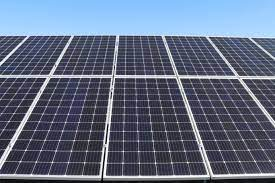
#> input picture Pictures/solar1.jpeg, 275 x 183 px; its folder holds 4 pictures in this run
$ python color_analyzer.py
#> lines starting #> are read from the running program, lines starting #| are printed output that depends on the picture; after the words box and inside, x2 and y2 are one past the last pixel; in counts of white or black regions, pixels touching at a corner belong together
### Vision/contour_finder.py
import cv2 as cv
import numpy as np
import color_analyzer as color

"""
This is here as a place holder for trackbars
"""
def nothing(x):
    pass

"""
mask_images
@param: list of images
@return: list of the masks of the images
"""
def mask_images(images):
    masks = []
    for img in images:
        masks.append(np.zeros(img.shape, np.uint8))
    return masks

"""
grayscale_images
@param: list of images
@return: list of the images grayscaled
"""
def grayscale_images(images):
    gray_images = []
    for img in images:
        gray_images.append(cv.cvtColor(img, cv.COLOR_BGR2GRAY))

    return gray_images

"""
find_edges
@param: the grayscale image, lower and upper threshold for edge detection
@return: the edges of the image
"""
def find_edges(gray_img, low, upper):
    edges = cv.Canny(gray_img, low, upper)
    boxes, _ = cv.findContours(edges, cv.RETR_EXTERNAL, cv.CHAIN_APPROX_NONE)

    return boxes

"""
threshold_finder
@param: list of images, which image to analyze
@return: NULL
"""
# [26 lines left out: function threshold_finder, not called in this run]


# [5 lines that do not run on import are left out]

cv.destroyAllWindows()


### Vision/color_analyzer.py
import cv2 as cv
import numpy as np
import os
import contour_finder as con

"""
load_images
@param: folder (string)
@return: list of images in folder
"""
# [8 lines left out: function load_images, not called in this run]

"""
display_images
@param: list of images
@return: NULL
"""
# [5 lines left out: function display_images, not called in this run]

"""
average_color
@param: image
@return: list of the average blue, green, and red colors
"""
# [17 lines left out: function average_color, not called in this run]

"""
tint_images
@param: images
@return: images
"""
# [6 lines left out: function tint_images, not called in this run]

"""
filter_images
@param: images, masks
@return: images with masks applied
"""
# [34 lines left out: functions filter_images, panel_is_dirty, not called in this run]

if __name__ == "__main__":

    images = load_images('../Pictures/')
#> in load_images, img is the input picture: shape (183, 275, 3); mean B, G, R 129.4, 107.8, 97.3

    # Tint: B-141 G-181 R-217
    tinted_images = tint_images(images)
#> after the loop in tint_images, `for img in images:`:
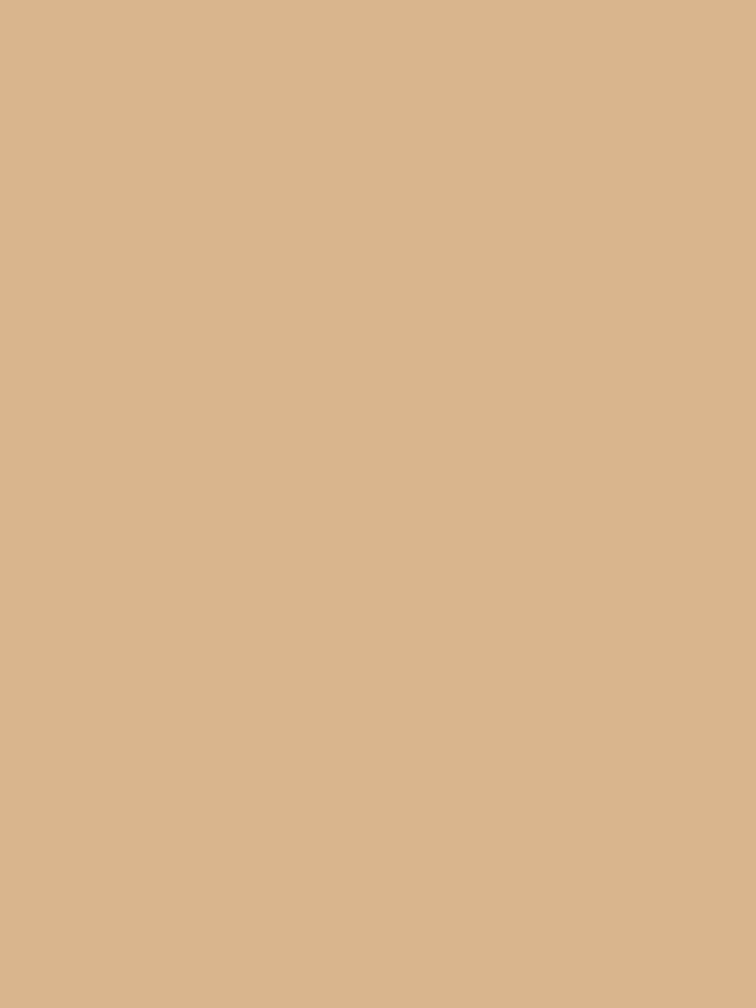
#> tint_img: shape (4032, 3024, 3) (shown at 1/4 size); mean B, G, R 141, 181, 217

    # Specify Image to Show
    count = 2
    img = images[count]
    tint_img = tinted_images[count]
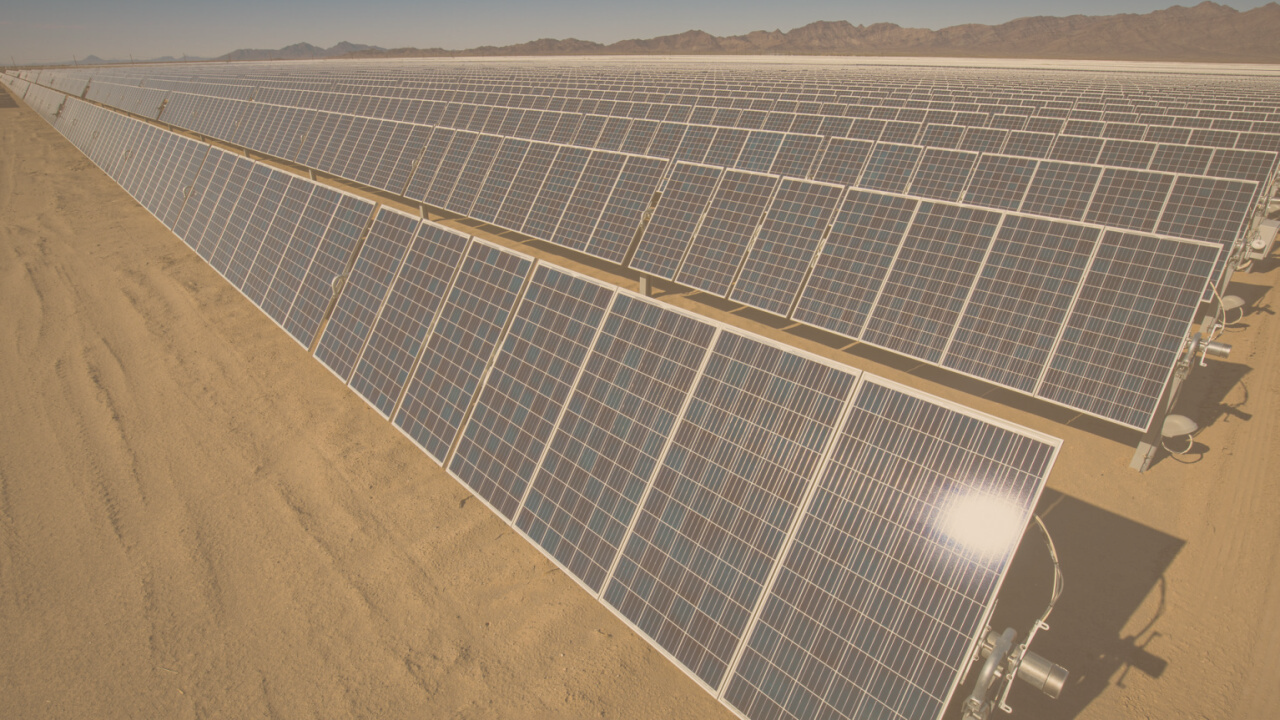
#> tint_img: shape (720, 1280, 3); mean of channels 0, 1, 2 109, 130.9, 150.8; drawn as B, G, R

    # Display Before Mask Information
    print("Average Color Before Masks (B, G, R)")
    print("Clean:")
    print(average_color(img))
#> after the loop in average_color, `for i in img:`: blue = 921591 items
#> in average_color, `blue_avg = np.round(np.average(blue))`: blue_avg = 77
#> in average_color, `green_avg = np.round(np.average(green))`: green_avg = 81
#> in average_color, `red_avg = np.round(np.average(red))`: red_avg = 85
    print("Dirty:")
    print(average_color(tint_img))

    # Find the masks of the images based on the clean image
    masks = con.mask_images(images)

    # Apply the masks to both sets of images
    filtered_clean_images = filter_images(images, masks)
#> the loop in filter_images, `for img in images: ` made 4 passes
#> pass 1, in find_edges, `edges = cv.Canny(gray_img, low, upper)`:
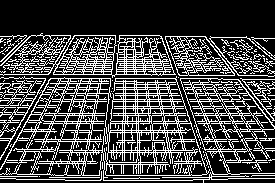
#> edges: shape (183, 275); 27.4% white in thin lines or dots, all inside (x1, y1, x2, y2) = (0, 33, 275, 183)
    filtered_tinted_images = filter_images(tinted_images, masks)

    # Find new average colors
    clean_result = np.hstack((img, tint_img))
    tinted_result = np.hstack((filtered_clean_images[count], filtered_tinted_images[count]))
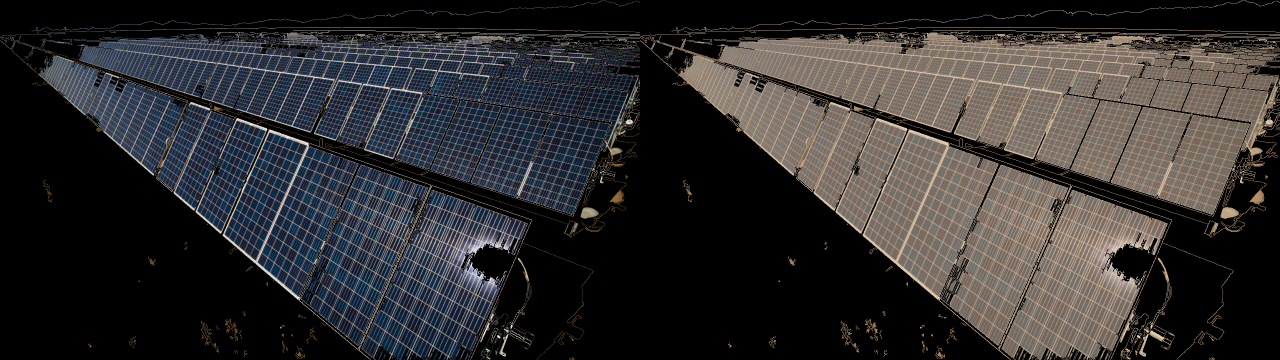
#> tinted_result: shape (720, 2560, 3) (shown at 1/2 size); mean of channels 0, 1, 2 47.2, 47.2, 48.6; drawn as B, G, R

    # Display After Mask Information
    print("\nAverage Color After Masks (B, G, R)")
    print("Clean: ")
    print(average_color(filtered_clean_images[count]))
    print("Dirty: ")
    print(average_color(filtered_tinted_images[count]))

    # Display Selected Image
    cv.imshow('Result', np.hstack((clean_result, tinted_result)))
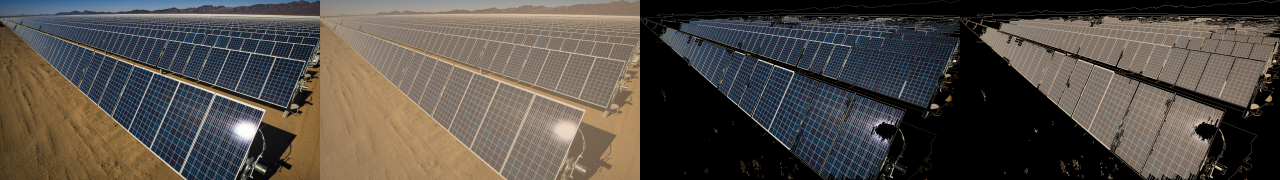
#> window 'Result': shape (720, 5120, 3) (shown at 1/4 size); mean B, G, R 70.1, 76.5, 83.2
    cv.waitKey(0)
    os.chdir('../Filtered Pictures')
    count = 1
    for i in filtered_clean_images:
        cv.imwrite('Filtered_Clean_' + str(count) + '.jpg', i)
        count += 1
    count = 1
    for i in filtered_tinted_images:
        cv.imwrite('Filtered_Tinted_' + str(count) + '.jpg', i)
        count += 1
#> this loop made 4 passes
#> pass 1, `cv.imwrite('Filtered_Tinted_' + str(count) + '.jpg', i)`:
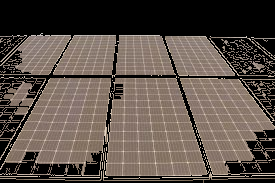
#> saved as Filtered_Tinted_1.jpg: shape (183, 275, 3); mean B, G, R 72, 79.4, 90.4
#> pass 2, `cv.imwrite('Filtered_Tinted_' + str(count) + '.jpg', i)`:
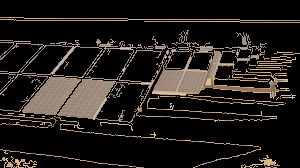
#> saved as Filtered_Tinted_2.jpg: shape (168, 300, 3); mean B, G, R 24.3, 28.2, 32.7
